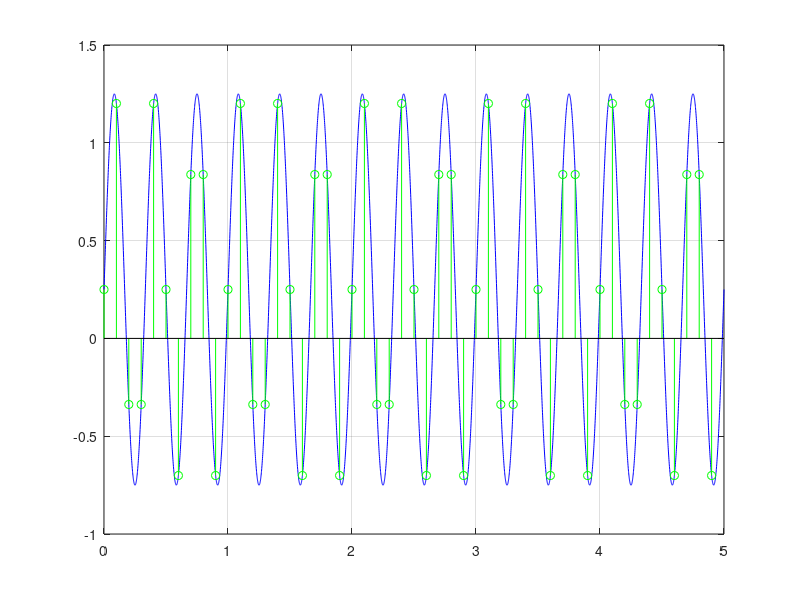

This chart was generated by the following MATLAB code:
%DFTZad1
clc; close all; clear;
dt=0.001;
t=0:dt:5;
f0=3;
fs=10;
s=1/4+sin(2*pi*f0*t);

N=fs*5;
n=0:N-1;
ts=n/fs;
x=1/4+sin(2*pi*f0*ts);

figure(1)
    plot(t,s,'b-');hold on; grid on;
    stem(ts,x,'go');
